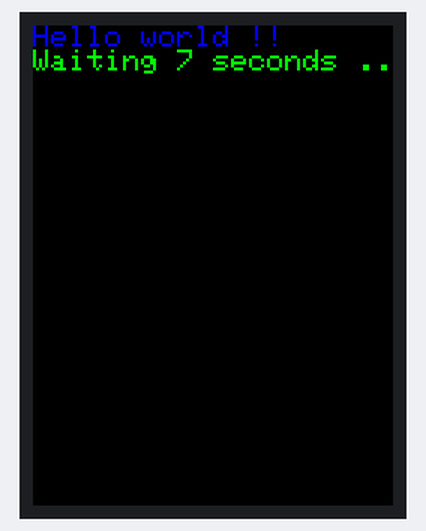
This sketch was run on a simulated Arduino Uno, built with avr-gcc and run on an emulated ATmega328P. Parts: 240×320 colour display. What the sketch prints to the serial monitor is not drawn.

Above: at 0.6 s.

Measured:
- what the display in image 0 shows lasts 7.0 s, from 0.5 s to 7.5 s

The sketch:

TFT_example.ino
```cpp
#include <SPFD5408_Adafruit_GFX.h>    // Core graphics library
#include <SPFD5408_Adafruit_TFTLCD.h> // Hardware-specific library
#include <SPFD5408_TouchScreen.h>
#define LCD_CS A3 // Chip Select goes to Analog 3
#define LCD_CD A2 // Command/Data goes to Analog 2
#define LCD_WR A1 // LCD Write goes to Analog 1
#define LCD_RD A0 // LCD Read goes to Analog 0
#define LCD_RESET A4 // Can alternately just connect to Arduino's reset pin
#define BLACK   0x0000
#define BLUE    0x001F
#define RED     0xF800
#define GREEN   0x07E0
#define CYAN    0x07FF
#define MAGENTA 0xF81F
#define YELLOW  0xFFE0
#define WHITE   0xFFFF

Adafruit_TFTLCD tft(LCD_CS, LCD_CD, LCD_WR, LCD_RD, LCD_RESET);
void setup(void) {

  Serial.begin(9600);

  progmemPrintln(PSTR("TFT LCD test"));

#ifdef USE_ADAFRUIT_SHIELD_PINOUT
  progmemPrintln(PSTR("Using Adafruit 2.8\" TFT Arduino Shield Pinout"));
#else
  progmemPrintln(PSTR("Using Adafruit 2.8\" TFT Breakout Board Pinout"));
#endif

  tft.reset(); //Do not change
  tft.begin(0x9341); //Do not change!
  tft.setRotation(0); //Change the rotation of the screen.
  progmemPrintln(PSTR("Benchmark                Time (microseconds)"));
  progmemPrintln(PSTR("Done!"));
}

void loop(void) {
  // Colorcheck start
  tft.fillScreen(BLACK);
  tft.fillScreen(RED);
  tft.fillScreen(GREEN);
  tft.fillScreen(BLUE);
  tft.fillScreen(BLACK);
  // Colorcheck stop
 tft.setCursor(0, 0);
 tft.setTextColor(BLUE);
 tft.setTextSize(2);
 tft.print("Hello world !!");
  tft.setTextColor(GREEN);
 tft.setTextSize(2);
 tft.print("      Waiting 7 seconds ..");
 delay(7000);
}


// don't change !!!!
void progmemPrint(const char *str) {
  char c;
  while(c = pgm_read_byte(str++)) Serial.print(c);
}

// Same as above, with trailing newline
void progmemPrintln(const char *str) {
  progmemPrint(str);
  Serial.println();
}
```
